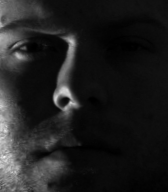
%> input picture face/yaleB01_P00A+110E-20.pgm, 168 x 192 px
$ octave FaceDemo.m   (GNU Octave 9; MATLAB toolbox functions it lacks are replaced by stand-ins)
%> lines starting %> are read from the running program, lines starting %| are printed output that depends on the picture
### face/BRMF.m
function [U V Tau LowRank] = BRMF(Y, opts, U, V)
    rand('state',0);
    randn('state',0);


    [m n] = size(Y);
    if nargin < 3
       U = randn(m, opts.r);
       V = randn(n, opts.r);
    end

    accU = zeros(m, opts.r);
    accV = zeros(n, opts.r);
    accTau = zeros(m, n);
    LowRank = zeros(m, n);
    lambda = ones(m, n);
    for iter = 1 : opts.maxIter
         disp(iter);
        %% Sample hyperparamters
        [mu_u Lambda_u] = sampleHyper(U, m, opts.invW_0, opts.beta_0, opts.nu_0, opts.r);
        [mu_v Lambda_v] = sampleHyper(V, n, opts.invW_0, opts.beta_0, opts.nu_0, opts.r);
        %% Sample Tau
        res = abs(Y - U * V') ;
        Tau = drawFromIG(sqrt(lambda) ./ res, lambda);
        Tau = 1 ./ Tau;
        Tau = Tau + 1e-6;

       %% Sample lambda

        lambda = drawFromIG(sqrt((Tau + opts.a) ./ opts.b), Tau + opts.a);
        lambda = 1 ./ lambda;
        %% Sample U
        parfor i = 1 : m
            Lambda_i = V' * spdiags(1 ./ Tau(i, :)', 0, n, n) * V;
            Lambda_i = inv(Lambda_u + Lambda_i);  % 确定参数
            u_i = Lambda_i * (sum(bsxfun(@times, (Y(i, :) ./ Tau(i, :))', V))'  + Lambda_u * mu_u);% 确定参数
            Lambda_i = (Lambda_i + Lambda_i') / 2;
            lam = chol(Lambda_i); lam=lam';
            U(i, :) = lam * randn(opts.r, 1) + u_i;  %取样

        end

        %% Sample V
        parfor i = 1 : n
            Lambda_i = U' * spdiags(1 ./ Tau(:, i), 0, m, m) * U;
            Lambda_i = inv(Lambda_v + Lambda_i);
            Lambda_i = (Lambda_i + Lambda_i') / 2;
            v_i = Lambda_i * (sum(bsxfun(@times, Y(:, i) ./ Tau(:, i), U))' + Lambda_v * mu_v);
            Lambda_i = (Lambda_i + Lambda_i') / 2;
            lam = chol(Lambda_i); lam=lam';
            V(i, :) = lam * randn(opts.r, 1) + v_i;
        end

        if (iter > opts.burnin)
            accU = accU + U;
            accV = accV + V;
            accTau = accTau + Tau;
            LowRank = LowRank + U * V';
        end

    end
    U = accU / (opts.maxIter - opts.burnin);
    V = accV / (opts.maxIter - opts.burnin);
    Tau = accTau / (opts.maxIter - opts.burnin);
    LowRank = LowRank / (opts.maxIter - opts.burnin);
end

### make-data/Utilities/drawFromIG.m
function out = drawFromIG(theta, chi)
    [m n] = size(theta);
    chisq1 = randn(m, n).^2;
    out = theta + 0.5*theta./chi .* (theta.*chisq1 - sqrt(4*theta.*chi.*chisq1 + theta.^2.*chisq1.^2) );
    l = (rand(m, n) >= theta./(theta+out));
    out(l) = theta(l).^2 ./ out(l);
end

### AsymAMF_parallel/Normalize.m
function OutImg = Normalize(InImg)
    ymax=255;ymin=0;
    xmax = max(max(InImg)); %求得InImg中的最大值
    xmin = min(min(InImg)); %求得InImg中的最小值
    OutImg = round((ymax-ymin)*(InImg-xmin)/(xmax-xmin) + ymin); %归一化并取整
end

### make-data/Utilities/sampleHyper.m
function [mu Lambda] = sampleHyper(U, m, invW_0, beta_0, nu_0, r)
    U_bar = mean(U)';
    Sigma_bar = cov(U);
    % Sample Lambda_u, W is simplified due to hyperparameter settings
    W = inv(invW_0 + m * Sigma_bar + beta_0 * m / (beta_0 + m) * (U_bar * U_bar'));
    W = (W + W')/ 2;
    Lambda =  (wishrnd(W, nu_0 + m));
    % Sample mu_u
    tempmu = (m * U_bar) / (beta_0 + m);
    lam = chol(inv((beta_0 + m) * Lambda));
    lam = lam';
    mu = lam * randn(r, 1) + tempmu;
end

### face/FaceDemo.m
%face demo for brmf
% 单独跑一张图片，这是一个没有用的例子
clear all;
clc;
warning('off')
addpath('Utilities');
K=64;   %initialize cluster number
r=8; %initial rank
Prune =0; %decide whether prune Rank

%% normalization
pic = imread('yaleB01_P00A+110E-20.pgm');
%> pic is the input picture: size 192x168 uint8; min 0, max 243, mean 31.4
% D = (double(pic(:, :, 1)) - 128) / 128;
D = double(pic(:, :, 1));
[m,n]=size(pic);
%> m = 192; n = 168
W = ones(m,n);

%%%%%%%%%%%%% AsymLaplaceAMF method %%%%%%%%%%%%%%%%%%%%%%%%
r = 10;
opts.maxIter = 100;
opts.burnin = 50;
opts.invW_0 = 1000 * eye(r * 2);
opts.beta_0 = 2;
opts.nu_0 = r * 2;
opts.a = 1e-4;
opts.b = 1e0;
% We set the maximum rank to be twice of the ground truth.
opts.r = r * 2;
opts.alpha = 0.5;

[U, V, Tau, X_sb] = BRMF(D, opts);  %p是U*V
%> the loop in BRMF, `for iter = 1 : opts.maxIter` made 100 passes
%> pass 1, in drawFromIG, `l = (rand(m, n) >= theta./(theta+out));`:
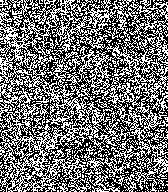
%> l: size 192x168 logical; 44.6% white in thin lines or dots
%> after the loop in BRMF, `for iter = 1 : opts.maxIter`:
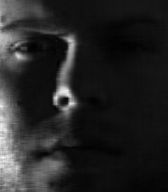
%> LowRank: size 192x168 double; min -127.2, max 11267.2, mean 1557.1; drawn with min black and max white
%> after the loop in BRMF, `for iter = 1 : opts.maxIter`:
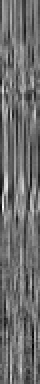
%> U: size 192x20 double (shown 2 times larger); min -7.73, max 9.9, mean -0.0985; drawn with min black and max white
%> after the loop in BRMF, `for iter = 1 : opts.maxIter`:
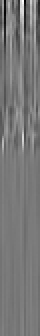
%> V: size 168x20 double (shown 2 times larger); min -22.21, max 24.43, mean -0.2; drawn with min black and max white
%> after the loop in BRMF, `for iter = 1 : opts.maxIter`:
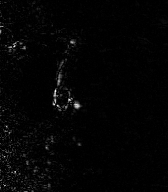
%> accTau: size 192x168 double; min 0.229, max 13327.1, mean 235.9; drawn with min black and max white

figure;
mask = uint8(Normalize(D - X_sb));
%> in Normalize, `xmax = max(max(InImg));`: xmax = 61.02
%> in Normalize, `xmin = min(min(InImg));`: xmin = -60.38
%> in Normalize, `OutImg = round((ymax-ymin)*(InImg-xmin)/(xmax-xmin) + ymin);`:
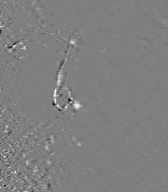
%> OutImg: size 192x168 double; min 0, max 255, mean 127.3
Recovery = uint8(Normalize(X_sb));
subplot(2,2,1),imshow(pic),colormap gray; axis off; title('Input');
subplot(2,2,3),imshow(mask),colormap gray; axis off; title(['Mask (AsymLaplaceAMF)']);
subplot(2,2,4),imshow(Recovery),colormap gray; axis off; title(['Recovery (AsymLaplaceAMF) ']);
